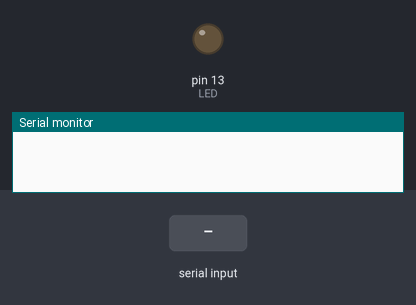
Simulated run of this sketch. Board: Arduino Uno, built with avr-gcc and run on an emulated ATmega328P. On the bench: output pins drawn as LEDs (lit = HIGH), the last lines printed to the serial monitor. The test bench sets the inputs (shaded band).

Above: at 1.2 s.
1.3 s: "ON\n" received over Serial
At 1.6 s:
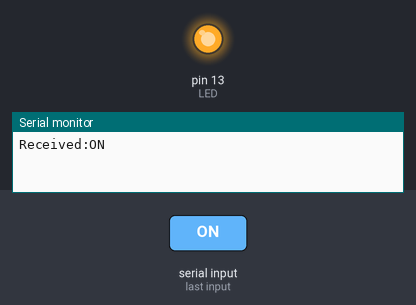
2.8 s: "OFF\n" received over Serial
At 4.0 s:
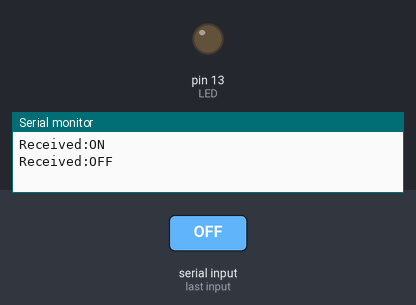
Timing chart, 0 to 5.8 s (numbered marks = the images above; inputs shaded):
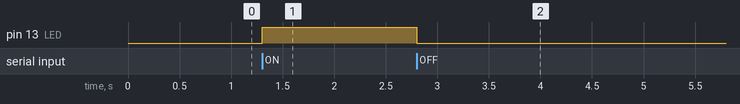

Measured:
- after the input at 1.3 s, pin 13 (LED): LOW → HIGH at once
- after the input at 2.8 s, pin 13 (LED): HIGH → LOW at once

The sketch:

slave_v2.ino
```cpp
int LED=13;
void setup() {
  Serial.begin(38400);
  pinMode(LED, OUTPUT);

}

void loop() {

  if(Serial.available()>0){
    String str=Serial.readStringUntil('\n');
    str.trim();
    Serial.println("Received:"+str);
    if(str=="ON"){
      digitalWrite(LED, HIGH);
    }else if(str=="OFF"){
      digitalWrite(LED, LOW);
    }
  }
}
```
